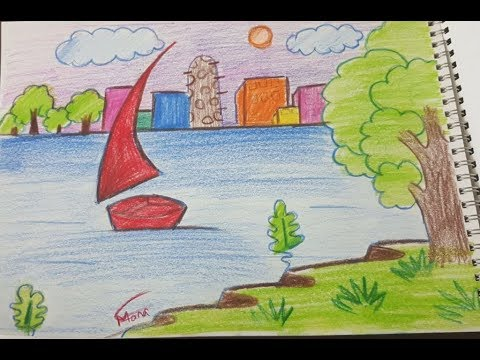
%> input picture lab6/art1.jpg, 480 x 360 px
$ octave trial_img_2.m   (GNU Octave 9; MATLAB toolbox functions it lacks are replaced by stand-ins)
%> lines starting %> are read from the running program, lines starting %| are printed output that depends on the picture
clc; clear;
%read image and show
I= imread('art1.jpg');
%> I is the input picture: size 360x480x3 uint8; mean R, G, B 151.8, 151.7, 131.7
imshow(I)

%extract some layers and save image
y=I;
y(:,:,[1 2])=0;
imshow(y);
imwrite(y,'art_gb.jpg');

%grayscale
clear y;
figure(1)
y=I(:,:,[1 1 1]);       %y=I(:,:,1); or y=I(:,:,2); or y=I(:,:,3);
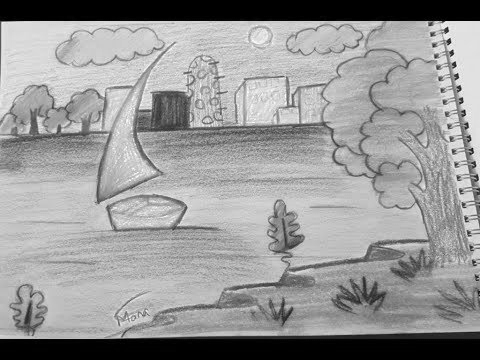
%> y: size 360x480x3 uint8; min 0, max 255, mean 151.8
imshow(y);

%concatenate
clear y;
y=[I I];        %y=[I ;I];
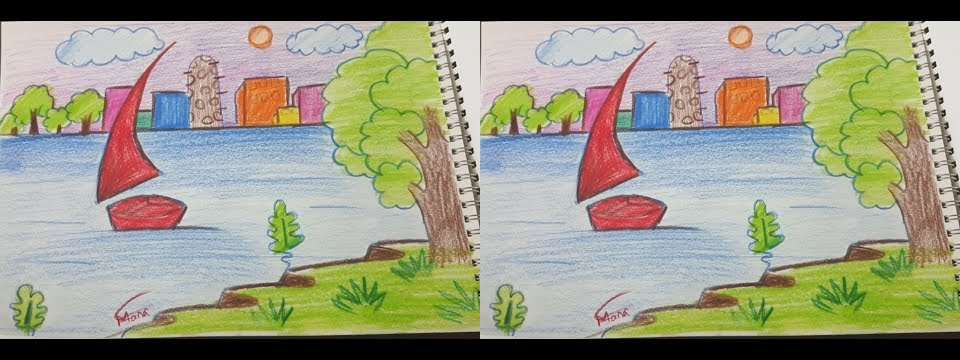
%> y: size 360x960x3 uint8; mean R, G, B 151.8, 151.7, 131.7
imshow(y);

%rotate
clear y;
y(:,:,1)=I(:,:,1)';
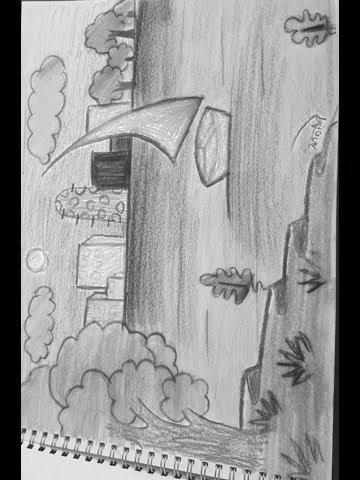
%> y: size 480x360 uint8; min 0, max 255, mean 151.8
y(:,:,2)=I(:,:,2)';
y(:,:,3)=I(:,:,3)';
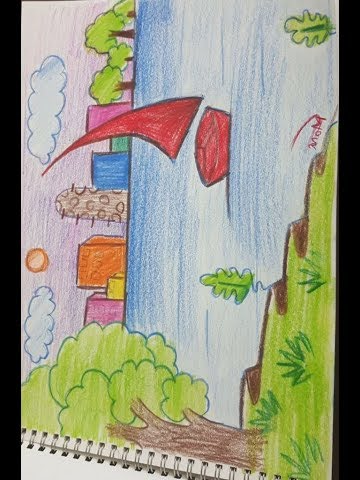
%> y: size 480x360x3 uint8; mean R, G, B 151.8, 151.7, 131.7; mean of the top-left, top-right, bottom-left and bottom-right quarters 152.7, 154.8, 144.7, 128.1
imshow(y);

%contrast
clear y;
y=I+150;
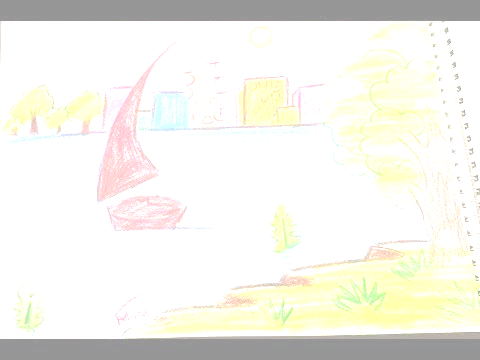
%> y: size 360x480x3 uint8; mean R, G, B 241.5, 240.5, 232.6
imshow(y);

%part of image
clear y;
y=I(1:end/4,1:end/4,:);
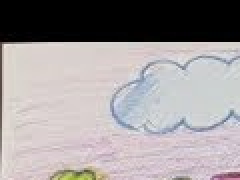
%> y: size 90x120x3 uint8 (shown 2 times larger); mean R, G, B 158.6, 153.3, 154.6
imshow(y);

%construct egypt flage
a=255*ones(100,100);
b=zeros(100,100);
misr(:,:,1)=[b b b;a a a;b b b];
misr(:,:,2)=[b b b;a a a;b b b];
misr(:,:,3)=[a a a;a a a;b b b];
image(misr);
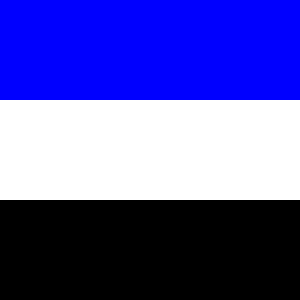
%> displayed picture: size 300x300x3, on the screen's scale of 0 to 255; mean R, G, B 85, 85, 170
